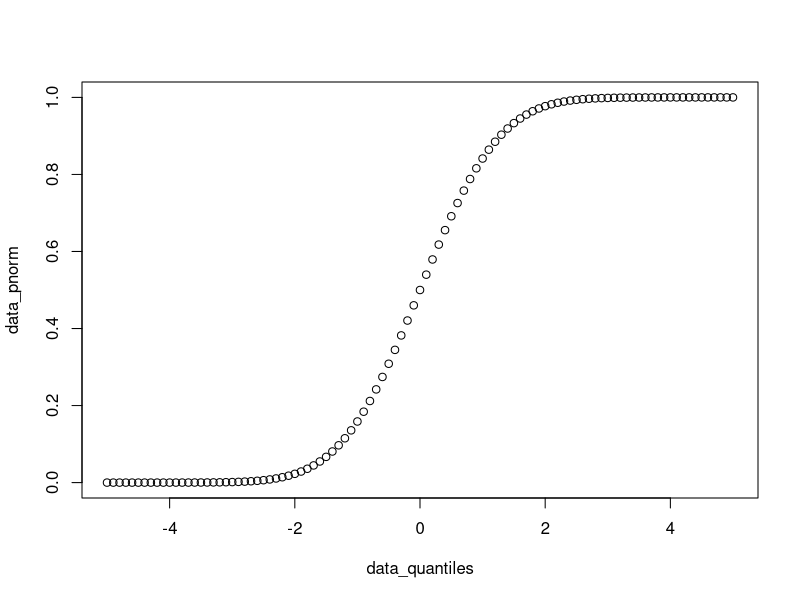
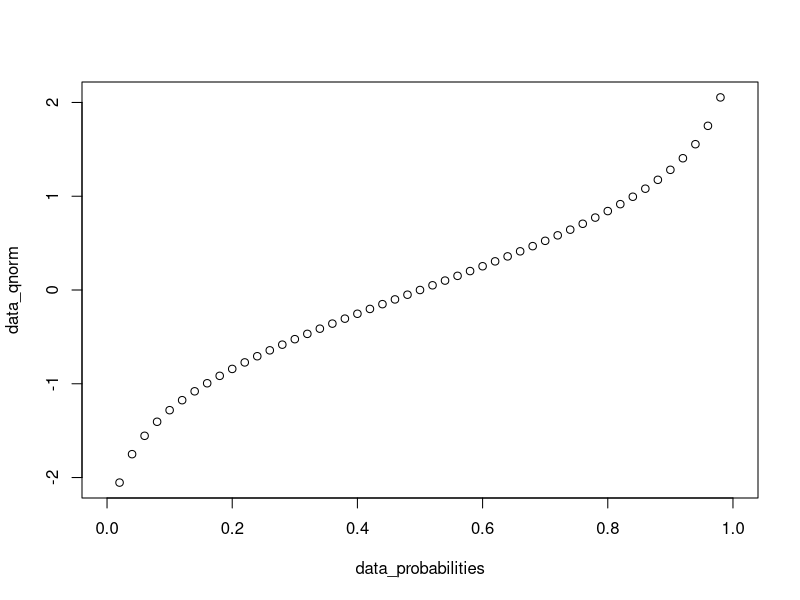
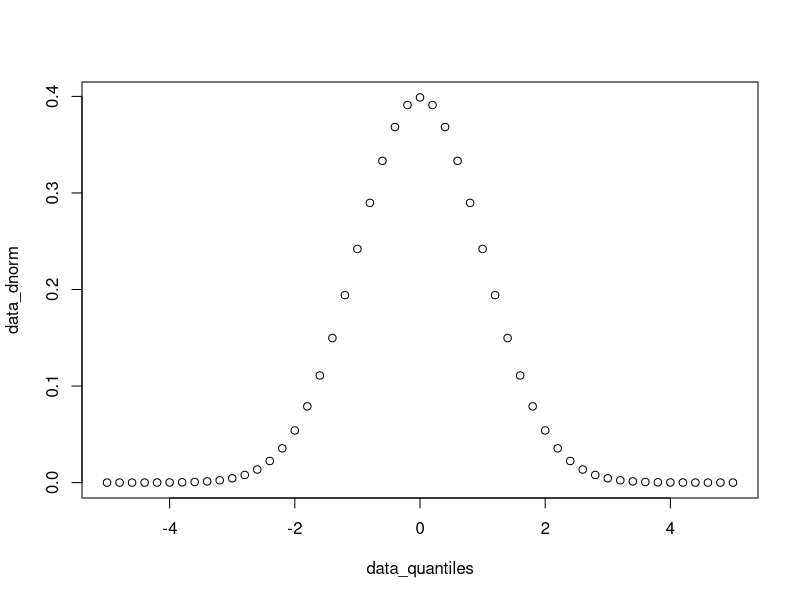
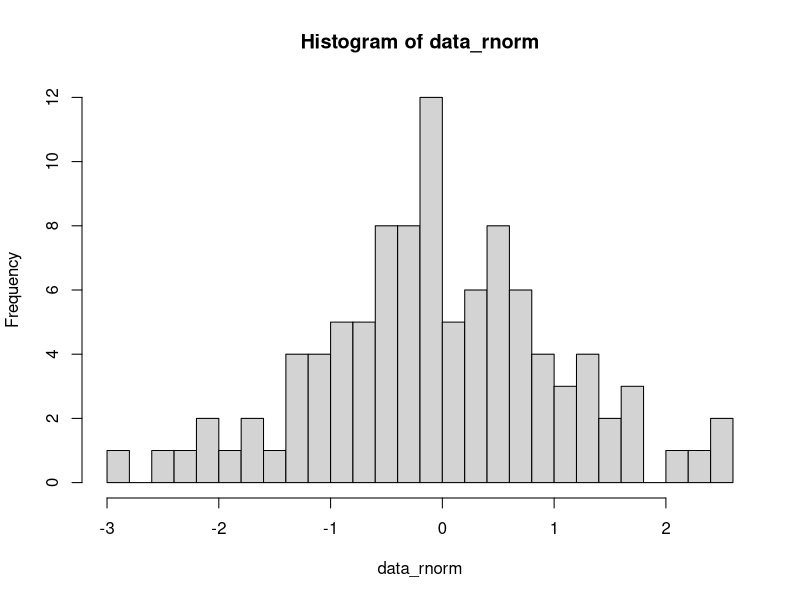
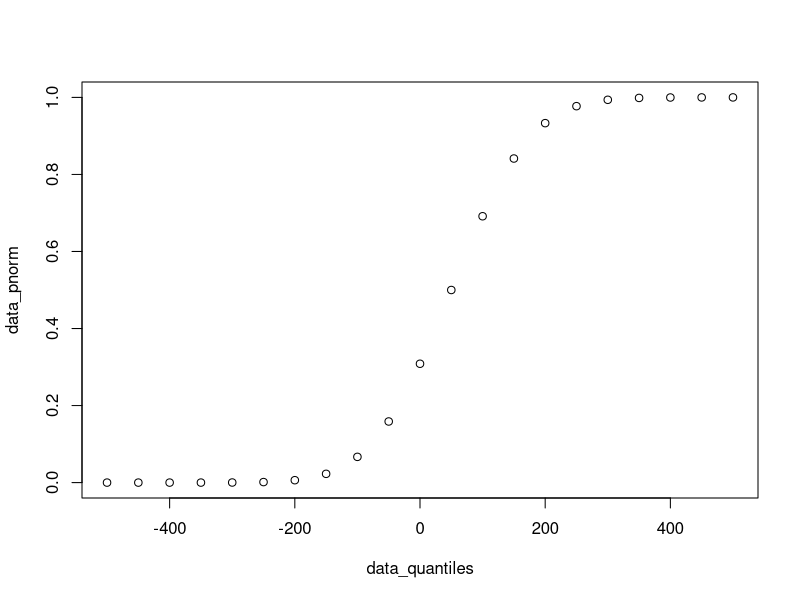
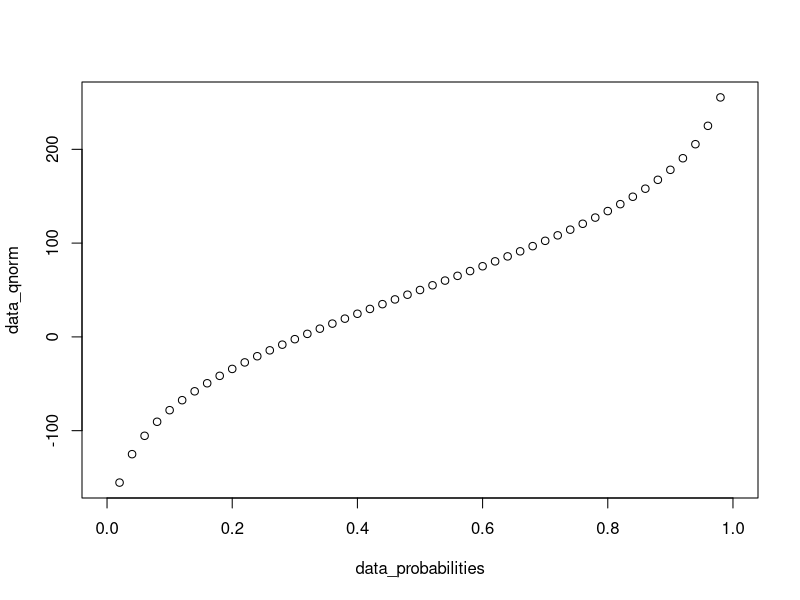
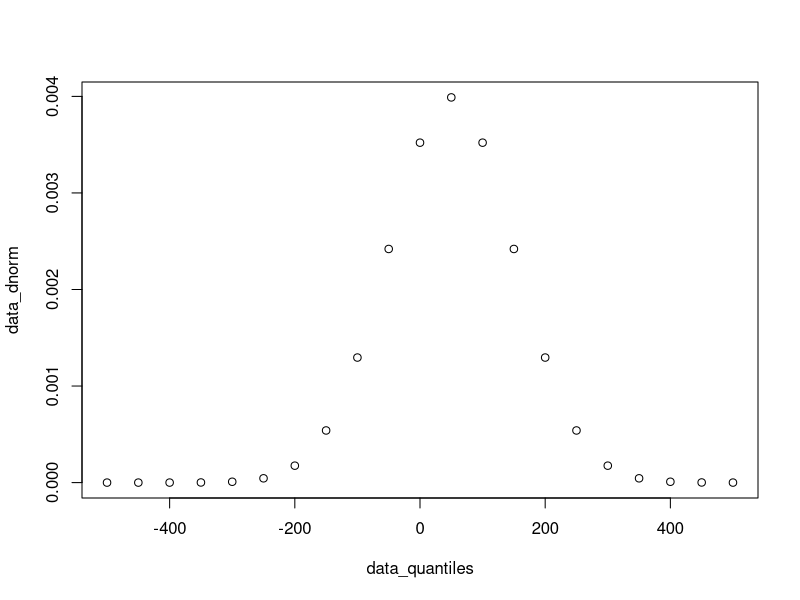
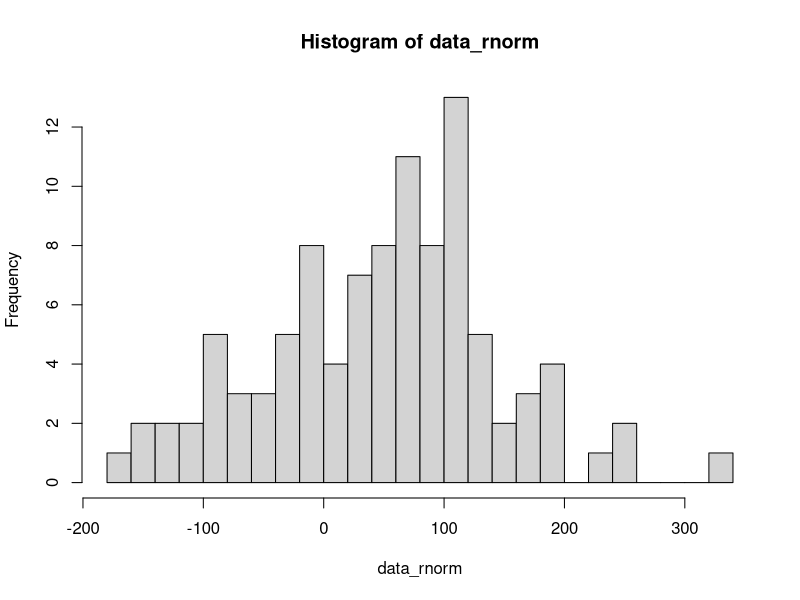

Recreate these plots in R, in order.
## ---- chunk 1
knitr::opts_chunk$set(echo = TRUE)
## ---- chunk 2
data_quantiles <- seq(-5, 5, 0.1)
head(data_quantiles)
## ---- chunk 3
data_pnorm <- pnorm(q = data_quantiles) 
head(data_pnorm)
## ---- chunk 4
plot(data_quantiles, data_pnorm)
## ---- chunk 5
data_probabilities <- seq(from = 0, to = 1, by = 0.02)
head(data_probabilities)
## ---- chunk 6
data_qnorm <- qnorm(p = data_probabilities) 
head(data_qnorm)
## ---- chunk 7
plot(data_probabilities, data_qnorm)
## ---- chunk 8
data_quantiles <- seq(-5, 5, 0.2)
head(data_quantiles)
## ---- chunk 9
data_dnorm <- dnorm(x = data_quantiles) 
head(data_dnorm)
## ---- chunk 10
plot(data_quantiles, data_dnorm)
## ---- chunk 11
data_rnorm <- rnorm(n = 100)
head(data_rnorm)
## ---- chunk 12
hist(data_rnorm, breaks = 20)
## ---- chunk 13
data_quantiles <- seq(-500, 500, 50)
head(data_quantiles)
## ---- chunk 14
data_pnorm <- pnorm(q = data_quantiles, mean = 50, sd = 100)
head(data_pnorm)
## ---- chunk 15
plot(data_quantiles, data_pnorm)
## ---- chunk 16
data_probabilities <- seq(from = 0, to = 1, by = 0.02)
head(data_probabilities)
## ---- chunk 17
data_qnorm <- qnorm(p = data_probabilities, mean = 50, sd = 100) 
head(data_qnorm)
## ---- chunk 18
plot(data_probabilities, data_qnorm)
## ---- chunk 19
data_quantiles <- seq(-500, 500, 50)
head(data_quantiles)
## ---- chunk 20
data_dnorm <- dnorm(x = data_quantiles, mean = 50, sd = 100) 
head(data_dnorm)
## ---- chunk 21
plot(data_quantiles, data_dnorm)
## ---- chunk 22
data_rnorm <- rnorm(n = 100, mean = 50, sd = 100)
head(data_rnorm)
## ---- chunk 23
hist(data_rnorm, breaks = 20)
## ---- chunk 24
data_quantiles <- seq(0, 50, 1)
head(data_quantiles)
## ---- chunk 25
data_pbinom <- pbinom(q = data_quantiles, size = 50, prob = 0.1)
head(data_pbinom)
## ---- chunk 26
plot(data_quantiles, data_pbinom)
## ---- chunk 27
data_probabilities <- seq(from = 0, to = 1, by = 0.02)
head(data_probabilities)
## ---- chunk 28
data_qbinom <- qbinom(p = data_probabilities, size = 50, prob = 0.1)
head(data_qbinom)
## ---- chunk 29
plot(data_probabilities, data_qbinom)
## ---- chunk 30
data_quantiles <- seq(0, 50, 1)
head(data_quantiles)
## ---- chunk 31
data_dbinom <- dbinom(x = data_quantiles, size = 50, prob = 0.1)
head(data_dbinom)
## ---- chunk 32
plot(data_quantiles, data_dbinom)
## ---- chunk 33
data_rbinom <- rbinom(n = 100, size = 50, prob = 0.1)
head(data_rbinom)
## ---- chunk 34
hist(data_rbinom, breaks = 20)
## ---- chunk 35
data_rnorm <- rnorm(n = 1000, mean = 50, sd = 100)
quantile(data_rnorm, probs = seq(0, 1, 0.1))
## ---- chunk 36
plot(
  seq(0, 1, 0.1),
  quantile(data_rnorm, probs = seq(0, 1, 0.1))
)
## ---- chunk 37
set.seed(1)
x <- rnorm(n = 1000, mean = 0, sd = 1)
y <- rnorm(n = 2000, mean = 1, sd = 1)
## ---- chunk 38
par(mfrow = c(2, 1))
hist(x, breaks = 30)
hist(y, breaks = 30)
par(mfrow = c(1, 1 ))
## ---- chunk 39
t.test(x, y)
## ---- chunk 40
t.test(y, x)
## ---- chunk 41
set.seed(1)
n_sample <- 10
x <- runif(n = n_sample, min = 10, max = 20)
y <- x + 2 + rnorm(n = n_sample, mean = 0, sd = 1)
## ---- chunk 42
mean(y - x)
## ---- chunk 43
t.test(x, y, paired = TRUE)
## ---- chunk 44
set.seed(1)
x <- runif(n = 10, min = 1, max = 11)
y <- runif(n = 5, min = 3, max = 13)
## ---- chunk 45
wilcox.test(x, y)
## ---- chunk 46
wilcox.test(x, y, alternative = "less")
## ---- chunk 47
set.seed(1)
n_sample <- 1000
x1 <- rnorm(n = n_sample, mean = 10, sd = 2)
x2 <- x1 + 5 + rnorm(n = n_sample, mean = 0, sd = 1)
x3 <- x2 + 0 + rnorm(n = n_sample, mean = 0, sd = 0.5)
data_aov <- data.frame(
  value = c(x1, x2, x3),
  group = c(
    rep("x1", length(x1)),
    rep("x2", length(x2)),
    rep("x3", length(x3))
  )
)
head(data_aov)
## ---- chunk 48
aov_result <- aov(value ~ group, data_aov)
aov_result
## ---- chunk 49
summary(aov_result)
## ---- chunk 50
data_fisher <- matrix(
  data = c(12, 4, 3, 23),
  nrow = 2, ncol = 2,
  dimnames = list(
    c("DE", "Not DE"),
    c("In pathway", "Not in pathway")
  )
)
data_fisher
## ---- chunk 51
fisher.test(data_fisher)
## ---- chunk 52
data_p_values <- runif(1E3, min = 0, max = 1)
data_p_adjusted <- p.adjust(data_p_values, method = "BH")
head(sort(data_p_adjusted))
## ---- chunk 53
par(mfrow = c(2, 1))
hist(data_p_values, xlim = c(0, 1), breaks = seq(0, 1, 0.05))
hist(data_p_adjusted, xlim = c(0, 1), breaks = seq(0, 1, 0.05))
par(mfrow = c(1, 1))
## ---- chunk 54
data("iris")
## ---- chunk 55
iris_features <- iris[, 1:4]
iris_features <- head(iris_features)
## ---- chunk 56
pca_iris <- prcomp(iris_features, center = TRUE, scale. = TRUE)
pca_iris
## ---- chunk 57
pca_iris$rotation[1:4, ]
## ---- chunk 58

## ---- chunk 59
plot(pca_iris$x[ ,1], pca_iris$x[ , 2])
## ---- chunk 60
plot(pca_iris$x[ ,1], pca_iris$x[ , 2], xlab = "PC1", ylab = "PC2", col = iris$Species)
## ---- chunk 61
summary(pca_iris)

explained_variance <- c(pca_iris$sdev^2)
explained_variance_ratio <- explained_variance/sum(explained_variance)

## ---- chunk 62
barplot(explained_variance_ratio, ylim = 0:1, axes = TRUE, xlab = "PCs", ylab = "Variance explained")


## ---- chunk 63
barplot(summary(pca_iris)$importance["Proportion of Variance", ])
#barplot(summary(pca_iris)$importance["Proportion of Variance" ,])

barplot(summary(pca_iris)$importance[2 ,], ylim = 0:1)
## ---- chunk 64
dist_iris <- dist(iris_features, method = "euclidian")
hclust_iris_ward <- hclust(dist_iris, method = "ward.D2")
hclust_iris_ward
## ---- chunk 65
plot(hclust_iris_ward)
## ---- chunk 66
iris_hclust_ward_labels <- cutree(hclust_iris_ward, k = 3)
iris_hclust_ward_labels

## ---- chunk 67
plot(pca_iris$x[ ,1], pca_iris$x[ , 2], xlab = "PC1", ylab = "PC2", col = iris_hclust_ward_labels)
## ---- chunk 68
# complete
hclust_iris_complete <- hclust(dist_iris, method = "complete")
iris_hclust_complete_labels <- cutree(hclust_iris_complete, k=3)
iris_hclust_complete_labels
## ---- chunk 69
# average
hclust_iris_average <- hclust(dist_iris, method = "average")
iris_hclust_average_labels <- cutree(hclust_iris_average, k = 3)
iris_hclust_average_labels
## ---- chunk 70
# single
hclust_iris_single <- hclust(dist_iris, method = "single")
iris_hclust_single_labels <- cutree(hclust_iris_single, k=3)
iris_hclust_single_labels
## ---- chunk 71
par(mfrow = c(2, 2))
plot(pca_iris$x[ ,1], pca_iris$x[ , 2], main = "ward.D2", xlab = "PC1", ylab = "PC2", col = iris_hclust_ward_labels)
plot(pca_iris$x[ ,1], pca_iris$x[ , 2], main = "complete", xlab = "PC1", ylab = "PC2", col = iris_hclust_complete_labels)
plot(pca_iris$x[ ,1], pca_iris$x[ , 2], main = "average", xlab = "PC1", ylab = "PC2", col = iris_hclust_average_labels)
plot(pca_iris$x[ ,1], pca_iris$x[ , 2], main = "single", xlab = "PC1", ylab = "PC2", col = iris_hclust_single_labels+3)
par(mfrow = c(1, 1))
